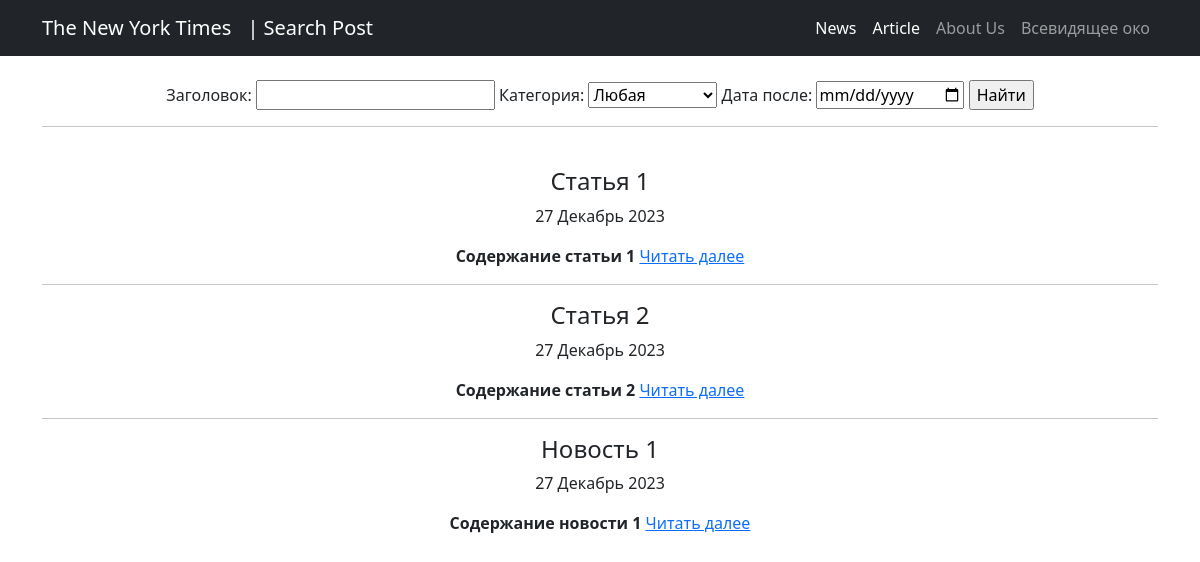
The page /post/common_list/search/ on the database as committed earlier.
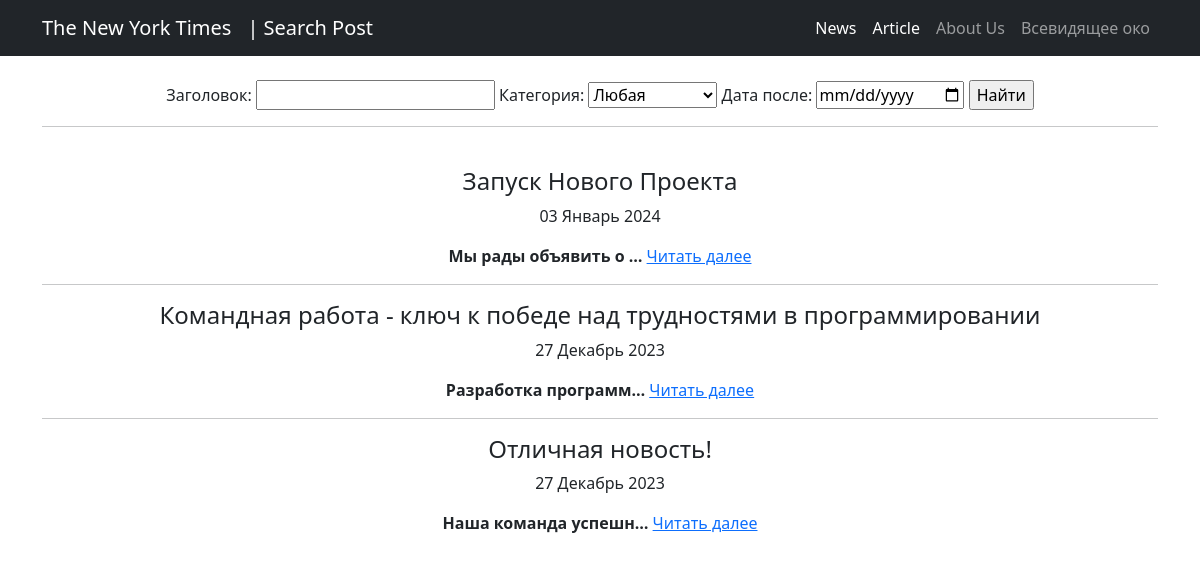
The same page on the database as committed later.
### news/models.py (models this page shows, shortened)
class Post(models.Model):
    author = models.ForeignKey('Author', on_delete=models.CASCADE)
    post_type = models.CharField(max_length=10, choices=[('article', 'Статья'), ('news', 'Новость')])
    created = models.DateTimeField(auto_now_add = True)
    categories = models.ManyToManyField('Category', through='PostCategory')
    title = models.CharField(max_length=255)
    text = models.TextField()
    rating = models.IntegerField(default=0)

### news/views.py (the view)
# urls.py: path('common_list/search/', PostSearch.as_view(), name='post_search'),
class PostSearch(ListView):
    model = Post
    context_object_name = 'post_search'
    template_name = 'post_search.html'
    def get_queryset(self):
        queryset = super().get_queryset()
        self.filterset = PostFilter(self.request.GET, queryset=queryset)
        return self.filterset.qs
    def get_context_data(self, **kwargs):
        context = super().get_context_data(**kwargs)
        context['filterset'] = self.filterset
        return context

### news/models.py (called while the page is built)
    def __str__(self):
        return f'{self.name}'

### news/templates/post_search.html (shortened to what this page needs)
{% extends 'flatpages/default.html' %}
{% load custom_tags %}
{% block content %}
<br>
<form action="" method="get">
    {{ filterset.form }}
<input type="submit" value="Найти">
</form>
<hr>
<br>
    {% if post_search %}
        {% for n in post_search %}
                <h4>{{ n.title }}</h4>
                <p>{{ n.created|date:'d F Y' }}</p>
                <b>{{ n.text|truncatechars:20 }}</b>
                <a href="{% url 'post_detail' pk=n.id %}">Читать далее</a>
                {% if not forloop.last %}
                <hr>
    {% endif %}
        {% endfor %}
    {% else %}
        <h2>Новостей нет</h2>
    {% endif %}
    <br>
{% endblock content %}

Rows that differ between the two databases and show on the page:
removed Post: title "Статья 1", created "27 Декабрь 2023", text "Содержание статьи 1"
added Post: title "Запуск Нового Проекта", created "03 Январь 2024", text "Мы рады объявить о …"
changed Post: title "Статья 2" → "Командная работа - ключ к победе над трудностями в программировании"; text "Содержание статьи 2" → "Разработка программ…"
changed Post: title "Новость 1" → "Отличная новость!"; text "Содержание новости 1" → "Наша команда успешн…"
